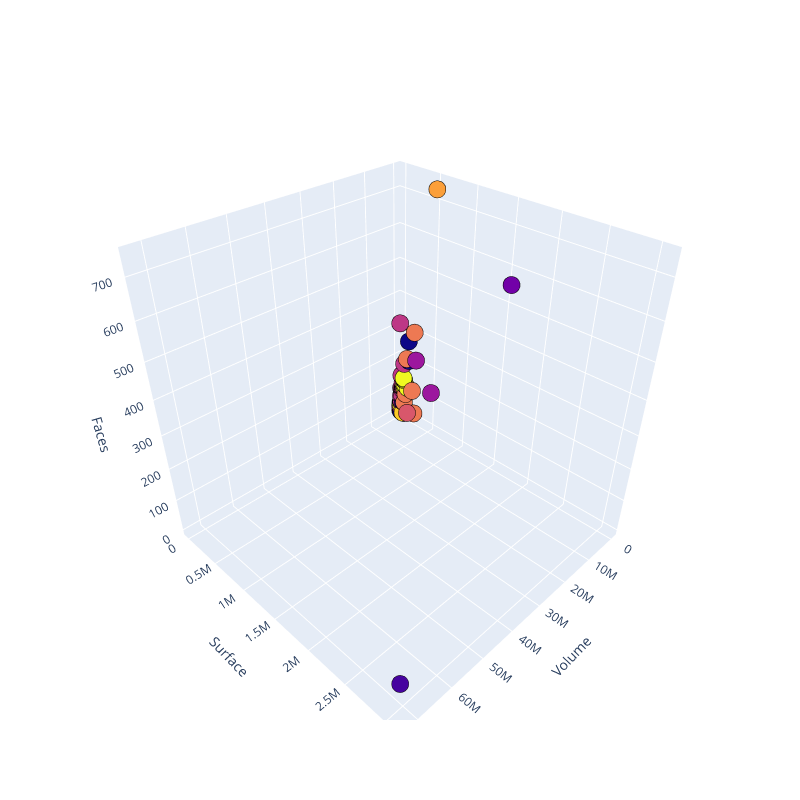

The code cell stored with this chart in its notebook:
### Code cell
import plotly.graph_objects as go
from sklearn.cluster import KMeans
import pandas as pd

# Suppose df_pieces_indexed is your DataFrame
# df_pieces_indexed = pd.read_csv('your_dataframe.csv', index_col='Fichier')

# K-means using k = 3
kmeans = KMeans(n_clusters=10)
kmeans.fit(df_pieces_indexed)
y_kmeans = kmeans.predict(df_pieces_indexed)

col_x = "Volume"
col_y = "Surface"
col_z = "Faces"

# 3D plot
scene = dict(xaxis=dict(title=col_x), yaxis=dict(title=col_y), zaxis=dict(title=col_z))

labels = kmeans.labels_
trace = go.Scatter3d(
    x=df_pieces_indexed[col_x],
    y=df_pieces_indexed[col_y],
    z=df_pieces_indexed[col_z],
    mode='markers',
    marker=dict(color=labels, size=10, line=dict(color='black', width=10))
)
layout = go.Layout(margin=dict(l=0, r=0), scene=scene, height=800, width=800)
data = [trace]
fig = go.Figure(data=data, layout=layout)
fig.show()
